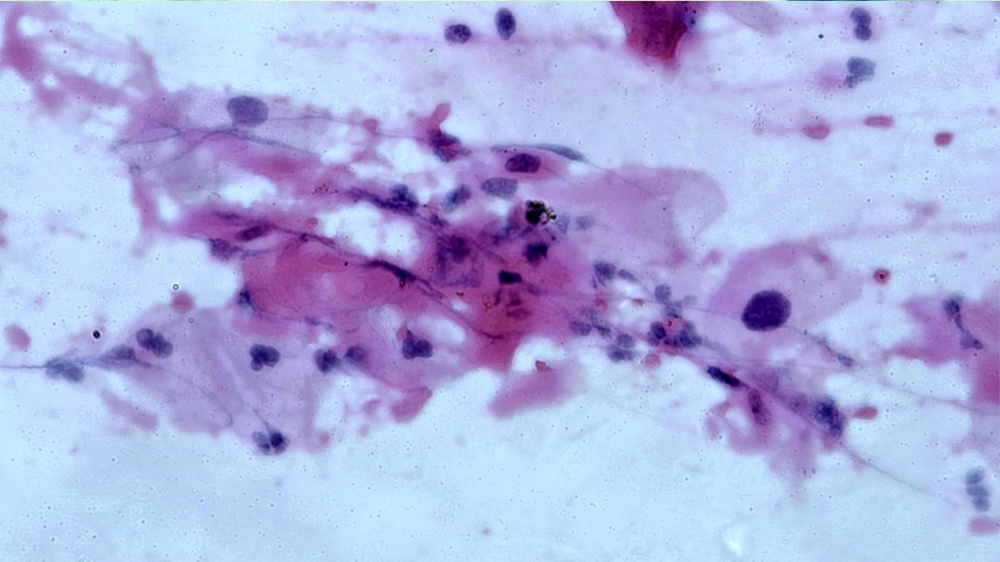
#> input picture day31-40/day-34/dataset/1.jpg, 1000 x 562 px, shrunk from 3264 x 1836 before the run, found by its file name
$ python Day26.py
#> lines starting #> are read from the running program, lines starting #| are printed output that depends on the picture
# Day 26
#
# !apt-get -qq install -y libsm6 libxext6 && pip install -q -U opencv-python
# !pip install matplotlib
#
#
# Câu 1: Hãy đọc và hiển thị ảnh có tên 1.jpg trong tập dữ liệu trên
# Câu 2: Chuyển ảnh màu thành xám và hiển thị

import cv2
import matplotlib.pyplot as plt
import numpy as np


img = cv2.imread("/content/drive/MyDrive/Colab Notebooks/Day26/1.jpg")
#> img is the input picture: shape (562, 1000, 3); mean B, G, R 224.2, 177.1, 172.5
rgb_img = cv2.cvtColor(img,cv2.COLOR_BGR2RGB)
plt.imshow(rgb_img)
plt.show()

img = cv2.imread("/content/drive/MyDrive/Colab Notebooks/Day26/1.jpg",0)
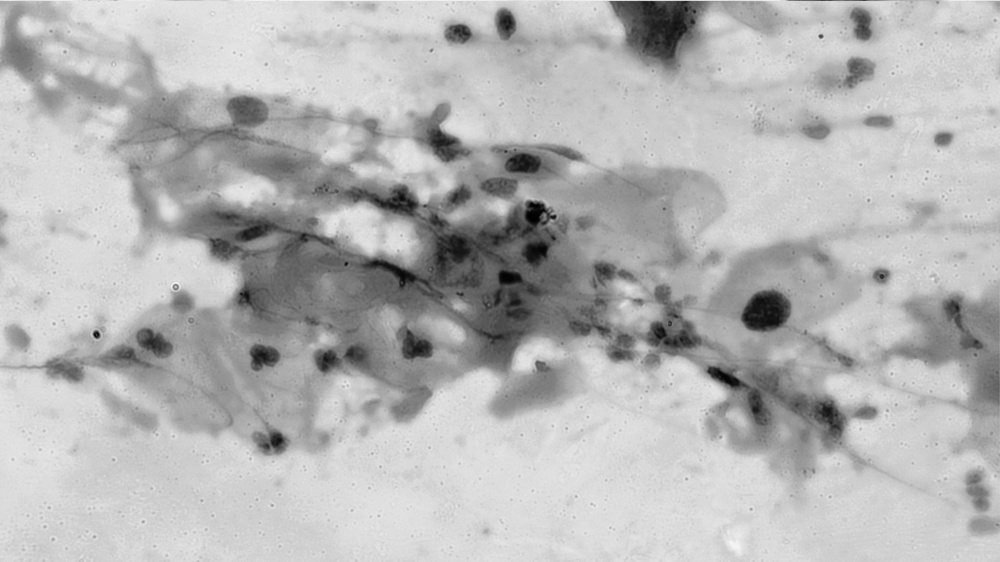
#> img: shape (562, 1000); min 0, max 246, mean 181.1
plt.imshow(img,cmap='gray')
plt.show()

# Câu 3: Tăng cường độ sáng ảnh màu lên 50 đơn vị và giảm cường độ sáng xuống 80 đơn vị và hiện thị

img = cv2.cvtColor(img,cv2.COLOR_BGR2RGB)
#> img: shape (562, 1000, 3)

brightened_image = img.astype(np.float32) + 50
brightened_image = np.clip(brightened_image ,0,255)
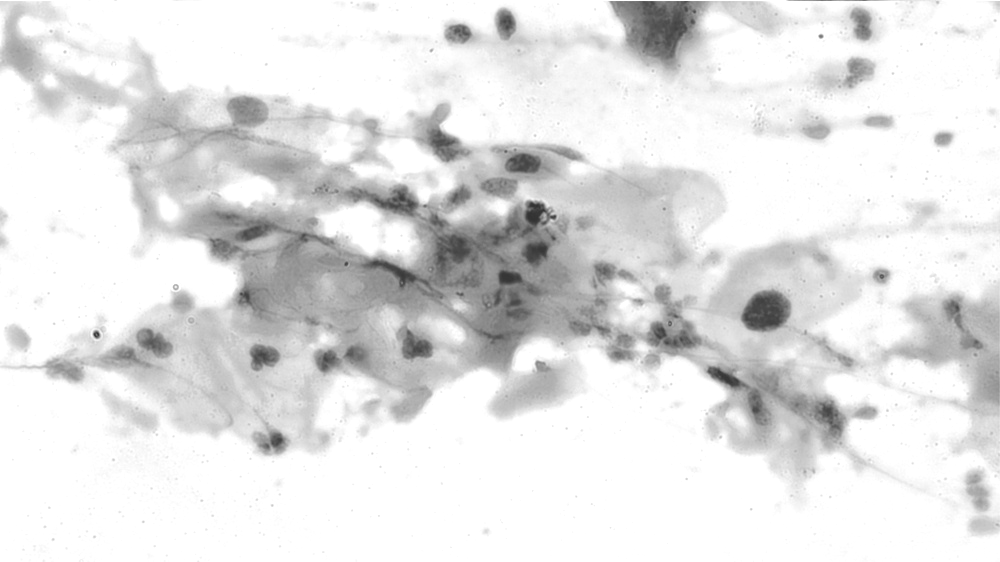
#> brightened_image: shape (562, 1000, 3) float32; min 50, max 255, mean 227.2
brightened_image = brightened_image .astype(np.uint8)


darkened_image  = img.astype(np.float32)-80
darkened_image  = np.clip(darkened_image  ,0,255)
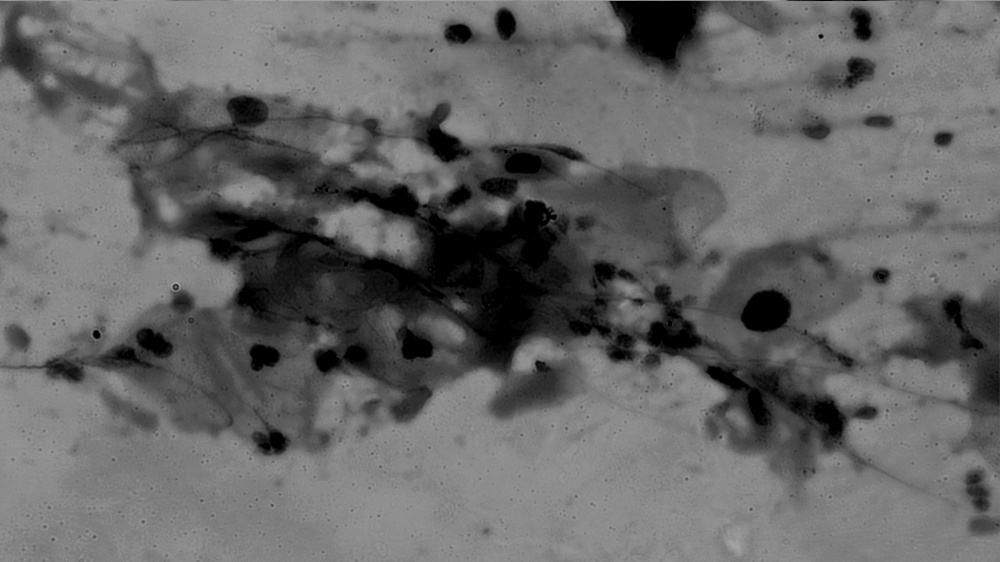
#> darkened_image: shape (562, 1000, 3) float32; min 0, max 166, mean 102
darkened_image  = darkened_image.astype(np.uint8)


plt.figure(figsize=(10,5))

plt.subplot(1,3,1)
plt.imshow(img)
plt.title('Original Image')


plt.subplot(1,3,2)
plt.imshow(brightened_image)
plt.title('Brightened Image')

plt.subplot(1,3,3)
plt.imshow(darkened_image)
plt.title('Darkened Image')
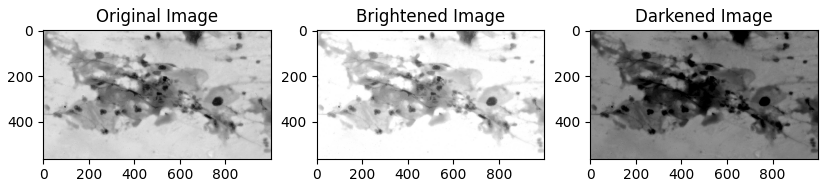
#> figure drawn by matplotlib, 3 panels

$ run again, with day31-40/day-34/dataset/10.jpg copied over day31-40/day-34/dataset/1.jpg
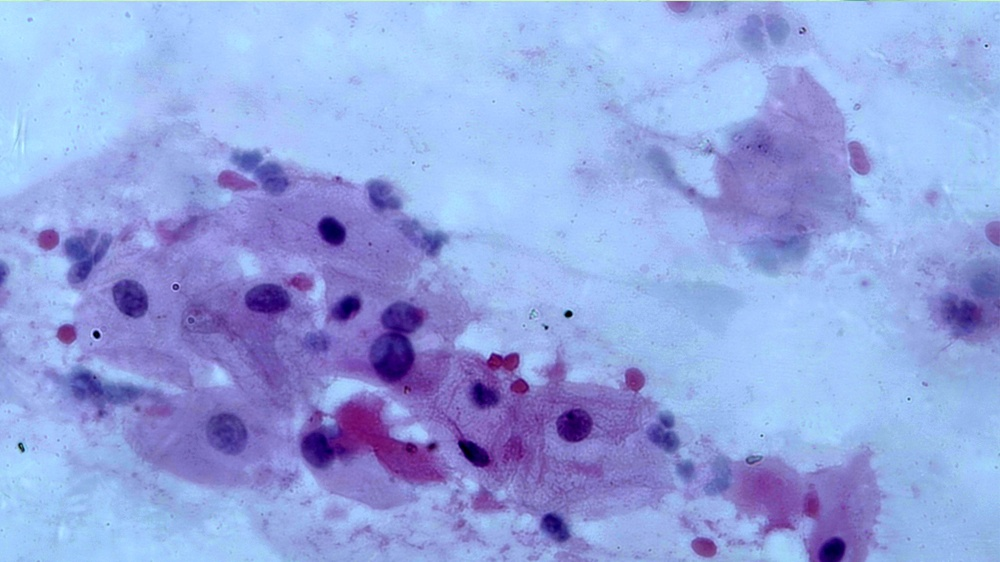
#> input picture day31-40/day-34/dataset/10.jpg, 1000 x 562 px, shrunk from 3264 x 1836 before the run, found by its file name
#> img is the input picture: shape (562, 1000, 3); mean B, G, R 224.5, 164.2, 147.4
#> `darkened_image  = np.clip(darkened_image  ,0,255)`:
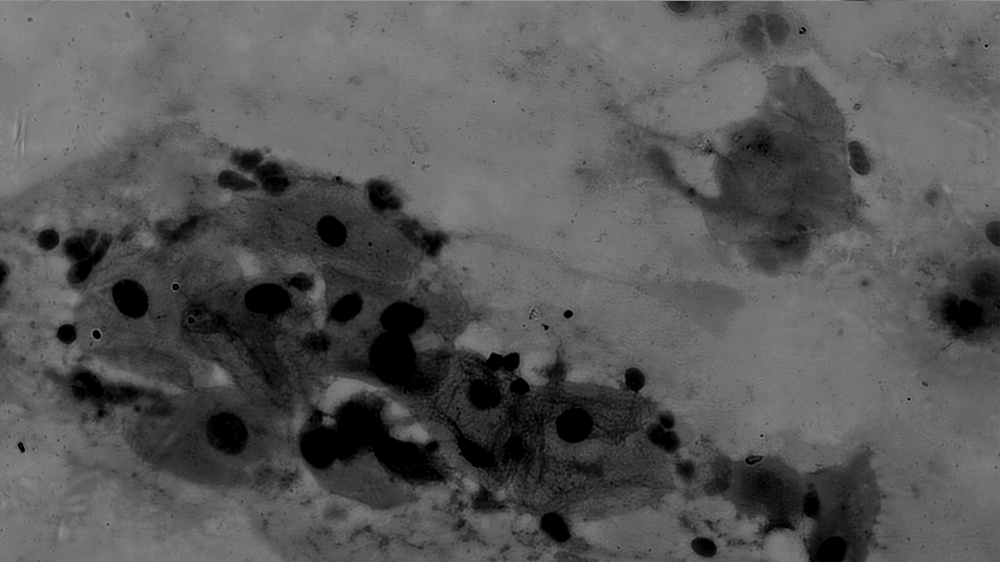
#> darkened_image: shape (562, 1000, 3) float32; min 0, max 153, mean 87
#> `plt.title('Darkened Image')`:
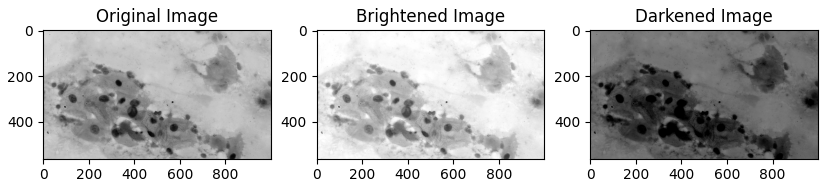
#> figure drawn by matplotlib, 3 panels

$ run again, with day31-40/day-34/dataset/2.jpg copied over day31-40/day-34/dataset/1.jpg
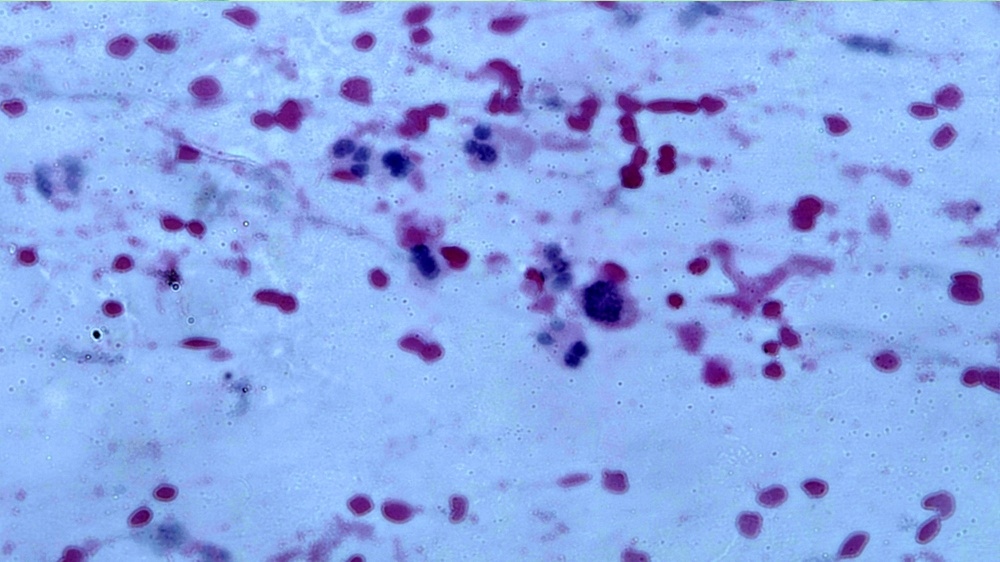
#> input picture day31-40/day-34/dataset/2.jpg, 1000 x 562 px, shrunk from 3264 x 1836 before the run, found by its file name
#> img is the input picture: shape (562, 1000, 3); mean B, G, R 233.7, 169.8, 140.3
#> `darkened_image  = np.clip(darkened_image  ,0,255)`:
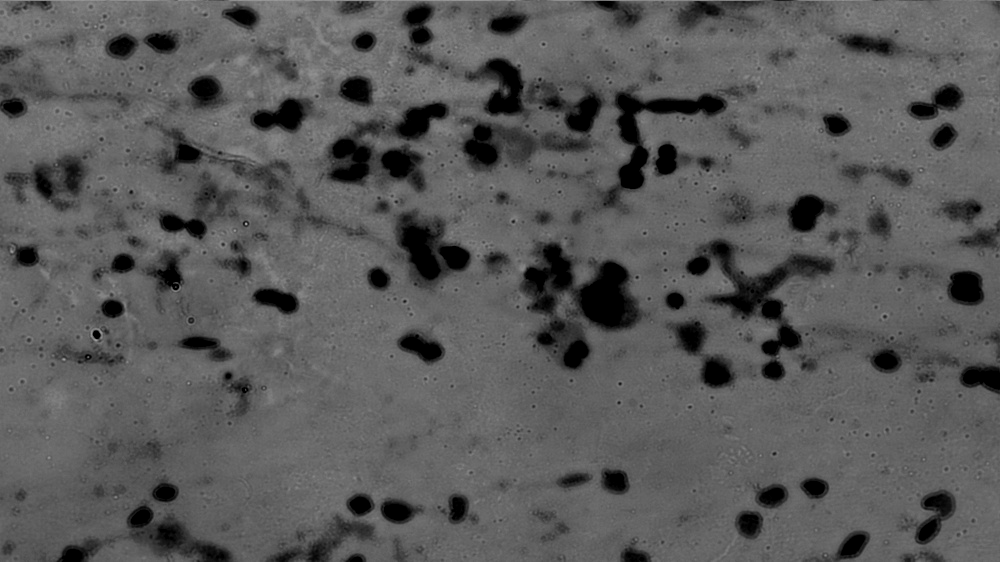
#> darkened_image: shape (562, 1000, 3) float32; min 0, max 164, mean 89.4
#> `plt.title('Darkened Image')`:
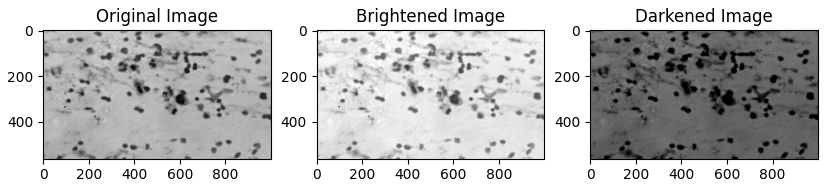
#> figure drawn by matplotlib, 3 panels

$ run again, with day31-40/day-34/dataset/3.jpg copied over day31-40/day-34/dataset/1.jpg
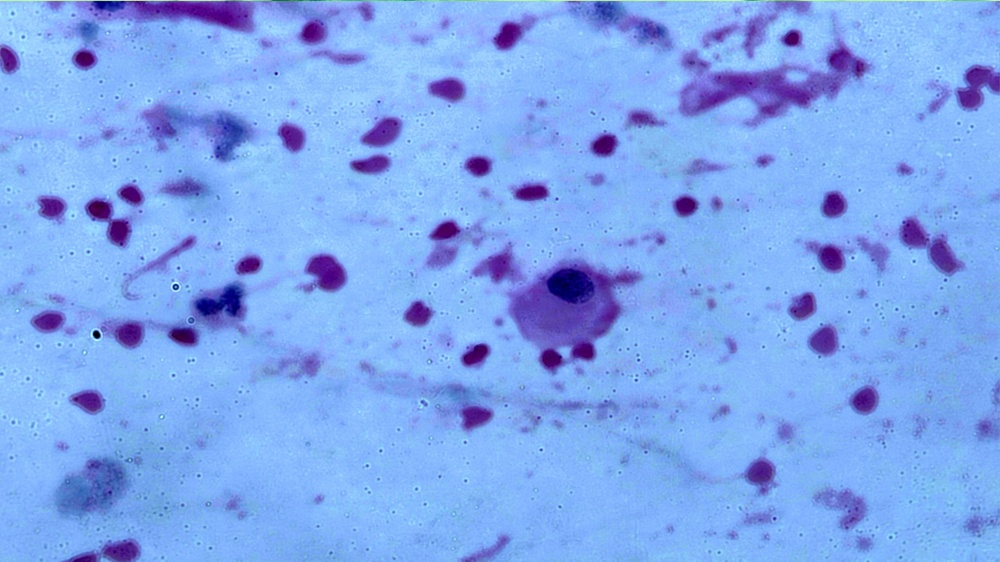
#> input picture day31-40/day-34/dataset/3.jpg, 1000 x 562 px, shrunk from 3264 x 1836 before the run, found by its file name
#> img is the input picture: shape (562, 1000, 3); mean B, G, R 239.4, 167.4, 126.7
#> `darkened_image  = np.clip(darkened_image  ,0,255)`:
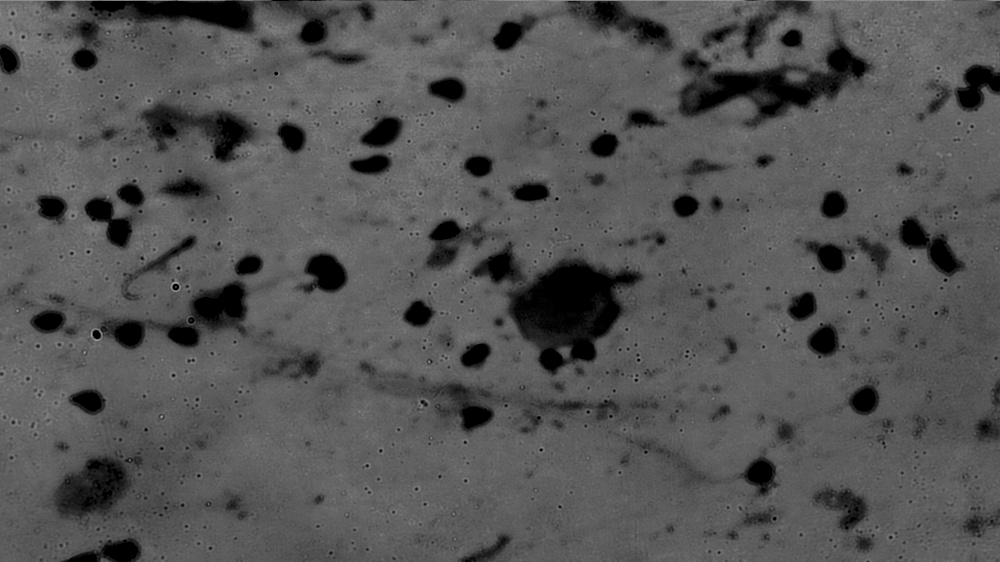
#> darkened_image: shape (562, 1000, 3) float32; min 0, max 164, mean 84.5
#> `plt.title('Darkened Image')`:
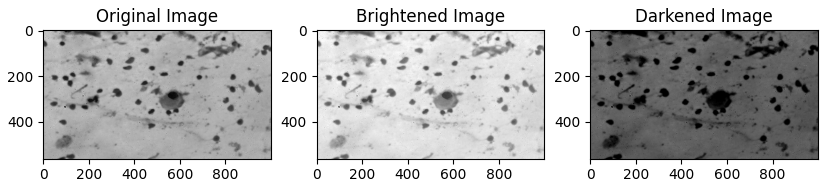
#> figure drawn by matplotlib, 3 panels
